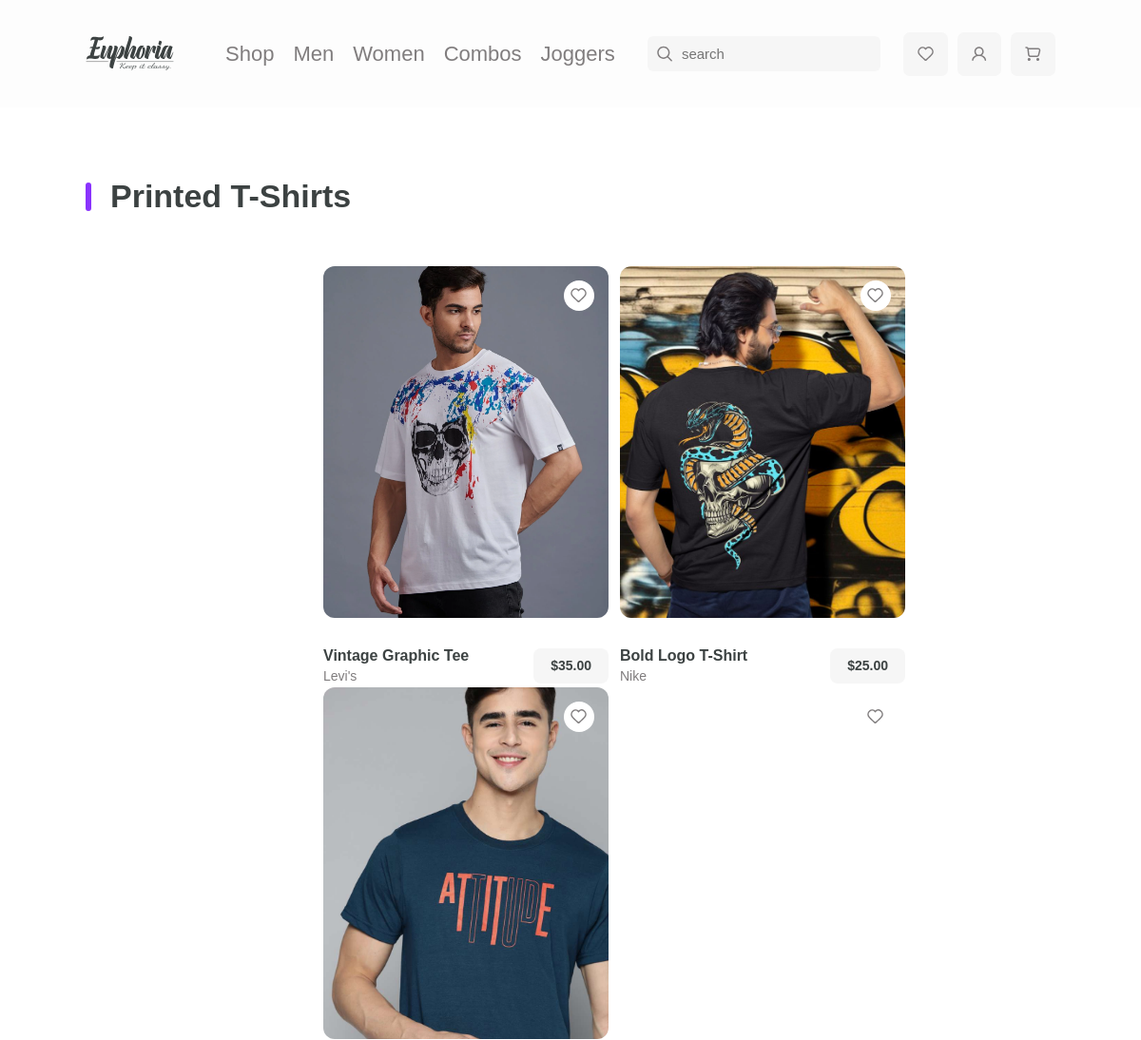
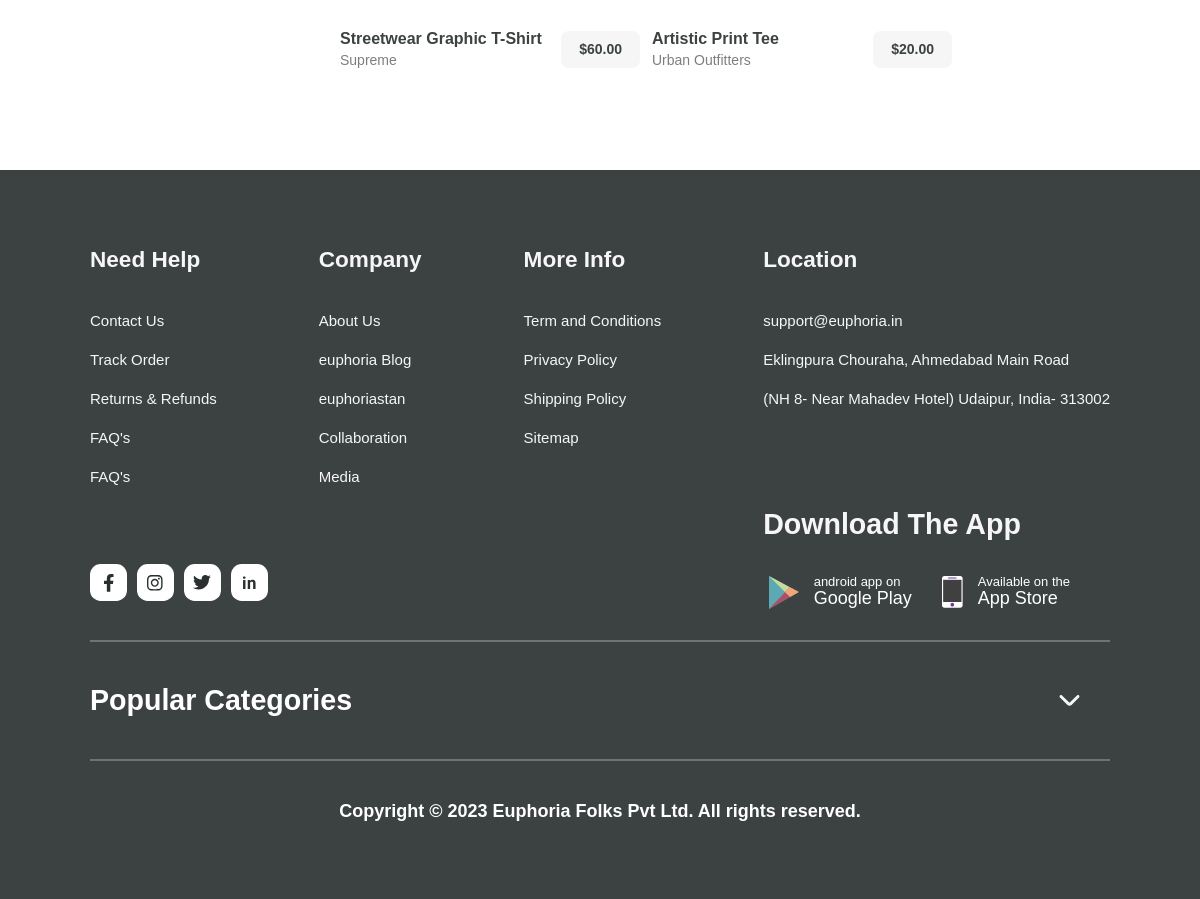
Screenshot of /category/3/ with the database file from the repository (2 pictures, top to bottom).
### web/models.py (models this page shows, shortened)
class Category(models.Model):
    name = models.CharField(max_length=100)
    image = models.ImageField(
    upload_to='category/images', null=True, blank=True)
    class Meta:
        verbose_name = 'Category'
        verbose_name_plural = 'Categories'

class Product(models.Model):
    name = models.CharField(max_length=100)
    brand = models.CharField(max_length=100)
    image = models.ImageField(
    upload_to='product/images', null=True, blank=True)
    price = models.DecimalField(max_digits=10, decimal_places=2)
    ratings = models.PositiveIntegerField()
    comment_count = models.PositiveIntegerField()
    description = models.TextField()
    sizes = models.ManyToManyField(Size)
    category = models.ForeignKey(Category, on_delete=models.CASCADE)
    gender = models.ForeignKey(Gender, on_delete=models.CASCADE)  # New field
    class Meta:
        verbose_name = 'Product'
        verbose_name_plural = 'Products'

### web/views.py (the view)
# urls.py: path('category/<int:category_id>/', category_detail, name='category_detail'),
def category_detail(request, category_id):
    category = get_object_or_404(Category, id=category_id)
    products = Product.objects.filter(category=category)
    context = {
        "category": category,
        "products": products,
    }
    return render(request, "category_detail.html", context)

### web/context_processors.py (called while the page is built)
def main_context(request):
    context = {
        "title": "Euphoria",
        "a": 1,
    }
    return context

### templates/category_detail.html
{% extends 'index.html' %} {% load static %} {% block mymessage %}
<section id="lime-light">
  <div class="wrapper">
    <div class="light-head">
      <span class="rectangle"></span>
      <h2 class="light-head-text">{{category.name}}</h2>
    </div>
    <div class="light-content">
      {% for product in products %}
      <div class="light-card-content">
        <a href="{% url 'web:product_detail' product.id %}">
          <div
            class="light-image"
            style="background-image: url('{{product.image.url}}')"
          ></div>
          <div class="image-text-arrow">
            <div class="image-text">
              <h6 class="image-text1">{{product.name}}</h6>
              <span><a class="explore" href="#">{{product.brand}}</a></span>
            </div>
            <div class="rate">
              <h6 class="number">${{product.price}}</h6>
            </div>
          </div>
        </a>
        <div class="span">
          <span class="image-whitespace">
            <div class="wishlist">
              <img
                src="{% static 'image/wishlist.svg' %}"
                alt="image"
                data-product-id="{{product.id}}"
              />
            </div>
          </span>
        </div>
      </div>
      {% endfor %}
    </div>
  </div>
</section>
{% endblock %}

### static/css/style.css (style rules this page uses)
* { margin: 0; padding: 0; box-sizing: border-box; text-decoration: none; }
body { font-family: "Open Sans", sans-serif; }
.wrapper { width: 85%; max-width: 1280px; margin: 0 auto; }
#lime-light { padding-top: 77.16px; padding-bottom: 100px; }
#lime-light .wrapper .light-head { display: flex; gap: 20px; padding-bottom: 18px; align-items: center; }
#lime-light .wrapper .light-head .rectangle { height: 30px; width: 6px; border-radius: 10px; background-color: #8a33fd; }
#lime-light .wrapper .light-head .light-head-text { font-size: 34px; font-family: sans-serif; font-weight: 600; letter-spacing: 2%; line-height: 33.5px; color: #3c4242; }
#lime-light .wrapper .light-content { display: flex; flex-wrap: wrap; justify-content: space-between; gap: 40px; padding-top: 50px; }
#lime-light .wrapper .light-content .light-card-content { position: relative; }
.wrapper .light-content .light-image { background-image: url(image/img-16.jpg); width: 282px; height: 370px; border-radius: 12px; overflow: hidden; background-repeat: no-repeat; background-position: center; background-size: cover; }
.wrapper .light-content .span .image-whitespace { width: 32.36px; height: 32.36px; background-color: #ffffff; border-radius: 50%; display: flex; justify-content: center; align-items: center; }
.light-content .span { position: absolute; top: 15px; right: 15px; cursor: pointer; }
.light-content .image-whitespace .wishlist img { display: block; width: 100%; }
.wrapper .light-content .image-text-arrow { display: flex; justify-content: space-between; padding-top: 30px; cursor: pointer; }
.wrapper .light-content .image-text-arrow .rate { display: flex; justify-content: center; align-items: center; }
.light-content .image-text-arrow .rate .number { font-family: sans-serif; font-size: 14px; font-weight: 700; line-height: 16.8px; text-align: center; color: #3c4242; padding: 10px 17.92px; background-color: #f6f6f6; border-radius: 8px; }
.light-content .image-text-arrow .image-text .image-text1 { font-family: "Gill Sans", "Gill Sans MT", Calibri, "Trebuchet MS", sans-serif; font-size: 16px; font-weight: 600; line-height: 19.2px; text-align: left; color: #3c4242; }
.light-content .image-text-arrow .image-text .explore { font-size: 14px; font-weight: 500; line-height: 16.8px; text-align: left; color: #807d7e; font-family: sans-serif; }
.wrapper .light-content .image-text-arrow a:nth-of-type(1) { display: none; }
.wrapper .light-content .image-text-arrow .image-text a:nth-of-type(1) { display: block; }
@media (max-width: 1400px) { #lime-light .wrapper .light-content { display: flex; flex-wrap: wrap; justify-content: center; gap: 10px; padding-top: 50px; } }
@media (min-width: 1110px) and (max-width: 1280px) { #lime-light .wrapper .light-content { width: 65%; margin-left: 214px; display: flex; flex-wrap: wrap; justify-content: space-between; gap: 24px; } }
@media (min-width: 1110px) and (max-width: 1280px) { #lime-light .wrapper .light-content { width: 60%; margin-left: 250px; display: flex; flex-wrap: wrap; justify-content: space-between; gap: 2px; padding-top: 38px; } }
@media (min-width: 1110px) and (max-width: 1280px) { .wrapper .light-content .light-image { width: 300px; } }

### rows the page displays
Category: name "Printed T-Shirts"
Product: image (picture), name "Vintage Graphic Tee", brand "Levi's", price "35.00"
Product: image (picture), name "Bold Logo T-Shirt", brand "Nike", price "25.00"
Product: image (picture), name "Streetwear Graphic T-Shirt", brand "Supreme", price "60.00"
Product: name "Artistic Print Tee", brand "Urban Outfitters", price "20.00"
